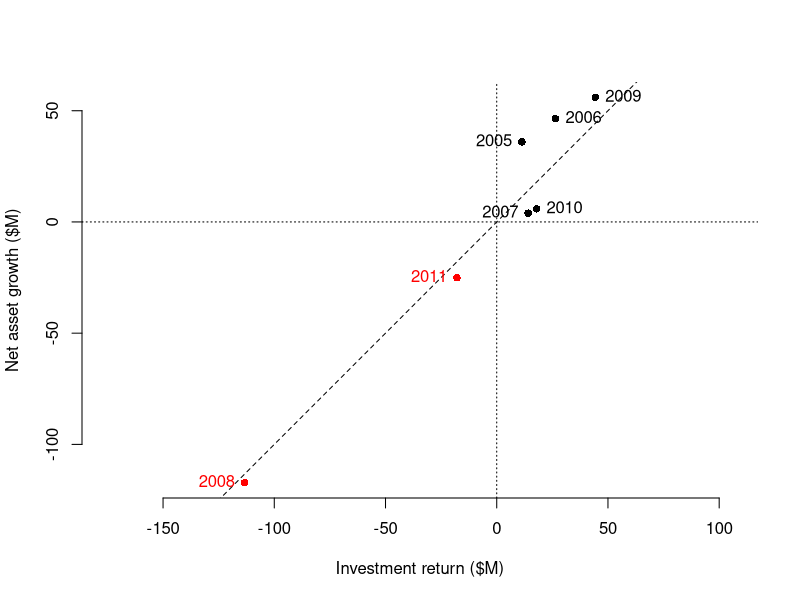
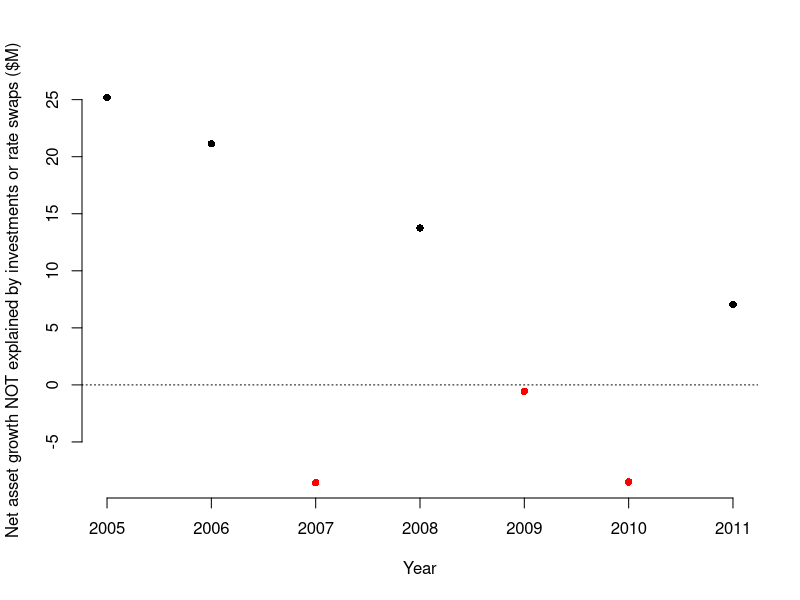
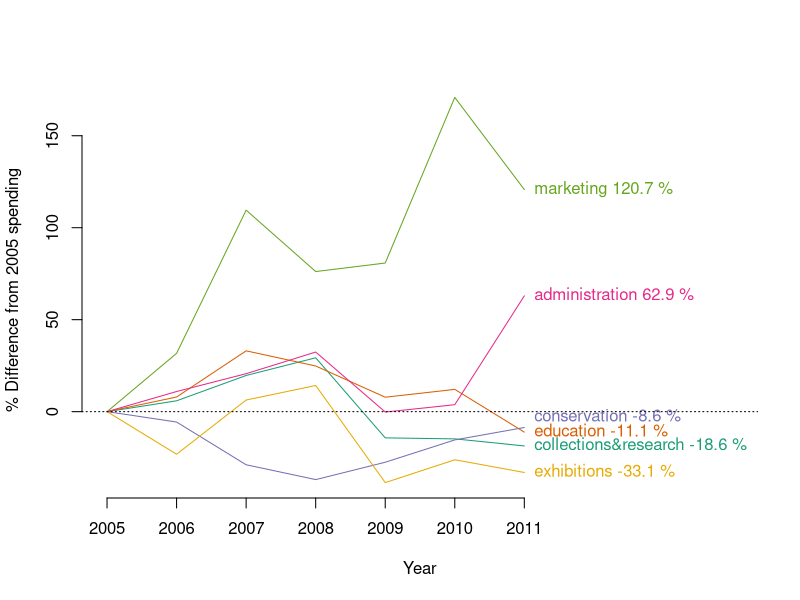
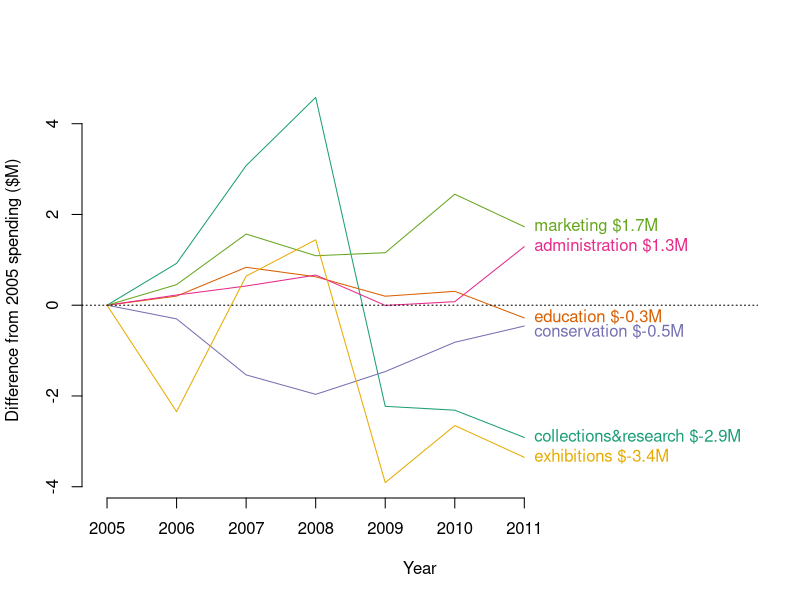
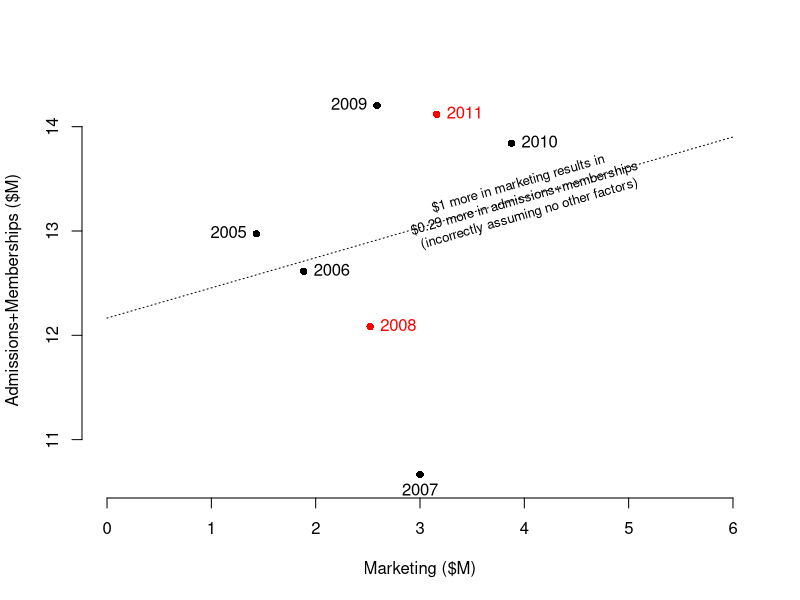

These figures' R source, in order:
library(plotrix)
library(RColorBrewer)
data <- read.delim("FieldMuseum.txt", stringsAsFactors=FALSE)
money <- data[,which(grepl("X", names(data)))]
money <- apply(money, 2, as.numeric)
money<-data.frame(t(money))
colnames(money) <- data$ShortName

x<-money$investment_return/1e6
y<-(money$net_assets_ending-money$net_assets_beginning)/1e6
plot(x, y, bty="n", xlab="Investment return ($M)", ylab="Net asset growth ($M)", pch=16, asp=1, col=ifelse(y<0, "red", "black")) 
abline(h=0, lty="dotted")
abline(v=0, lty="dotted")
abline(a=0, b=1, lty="dashed")
thigmophobe.labels(x,y,money$year,col=ifelse(y<0, "red", "black")) 

y<-(money$net_assets_ending - money$net_assets_beginning - money$investment_return - money$rate_swaps)/1e6
plot(money$year, y, bty="n", xlab="Year", ylab="Net asset growth NOT explained by investments or rate swaps ($M)", pch=16, col=ifelse(y<0, "red", "black"))
abline(h=0, lty="dotted")

DiffFromStart <- function(x) {
  x<-abs(x)
  return(x-x[1]) 
}

PercentDiffFromStart <- function(x) {
  x<-abs(x)
  return(100*(x-x[1])/x[1]) 
}


cols2plot<-c("collections_research", "education", "conservation", "administration", "marketing", "exhibitions")
mypalette<-brewer.pal(length(cols2plot),"Dark2")

plot(x=c(2005, 2014), y=range(c(PercentDiffFromStart(money$exhibitions), PercentDiffFromStart(money$collections_research), PercentDiffFromStart(money$education), PercentDiffFromStart(money$conservation), PercentDiffFromStart(money$administration), PercentDiffFromStart(money$marketing))), xlab="Year", ylab="% Difference from 2005 spending", type="n", bty="n",xaxt="n")
axis(side=1, at=money$year, labels=money$year)

label.pos<-rep(NA, length(cols2plot))
label.text<-rep(NA, length(cols2plot))
for (col.index in sequence(length(cols2plot))) {
   y<-PercentDiffFromStart(money[,which(names(money)==cols2plot[col.index])])
   lines(money$year, y, col=mypalette[col.index])
   label.pos[col.index]<-y[length(y)]
   if(cols2plot[col.index]=="conservation") {
     label.pos[col.index]<-(-3)
   }
   label.text[col.index]<-paste(gsub("_","&",cols2plot[col.index]), round(y[length(y)],1), "%")
}
thigmophobe.labels(rep(max(money$year), length(cols2plot)), label.pos, labels=label.text, text.pos=4,  col=mypalette)
abline(h=0, lty="dotted")



plot(x=c(2005, 2014), y=range(c(DiffFromStart(money$exhibitions), DiffFromStart(money$collections_research), DiffFromStart(money$education), DiffFromStart(money$conservation), DiffFromStart(money$administration), DiffFromStart(money$marketing))/1e6), xlab="Year", ylab="Difference from 2005 spending ($M)", type="n", bty="n",xaxt="n")
axis(side=1, at=money$year, labels=money$year)

label.pos<-rep(NA, length(cols2plot))
label.text<-rep(NA, length(cols2plot))
for (col.index in sequence(length(cols2plot))) {
  y<-DiffFromStart(money[,which(names(money)==cols2plot[col.index])])/1e6
  lines(money$year, y, col=mypalette[col.index])
  label.pos[col.index]<-y[length(y)]
  label.text[col.index]<-paste(gsub("_","&",cols2plot[col.index]), " $", round(y[length(y)],1), "M", sep="")
  if(cols2plot[col.index]=="conservation") {
    label.pos[col.index]<-(-0.6)
  }
}
abline(h=0, lty="dotted")
thigmophobe.labels(rep(max(money$year), length(cols2plot)), label.pos, labels=label.text, text.pos=4,  col=mypalette)


x<-abs(money$marketing)/1e6
y<-(money$admissions+money$memberships)/1e6
model<-lm(y~x)
plot(x, y, xlim=c(0,6), bty="n", pch=16, xlab="Marketing ($M)", ylab="Admissions+Memberships ($M)",col=ifelse((money$net_assets_ending-money$net_assets_beginning)<0, "red", "black"), asp=1)
thigmophobe.labels(x,y,money$year,col=ifelse((money$net_assets_ending-money$net_assets_beginning)<0, "red", "black"))
lines(x=c(0,6), y=predict(model, newdata=data.frame(x=c(0,6))), lty="dotted")
text(x=4, y=predict(model, newdata=data.frame(x=4)), labels=paste("$1 more in marketing results in \n$", round(model$coefficients[2], 2), " more in admissions+memberships\n(incorrectly assuming no other factors)", sep=""), srt=atan(model$coefficients[2])/pi*180.0, cex=0.8)
